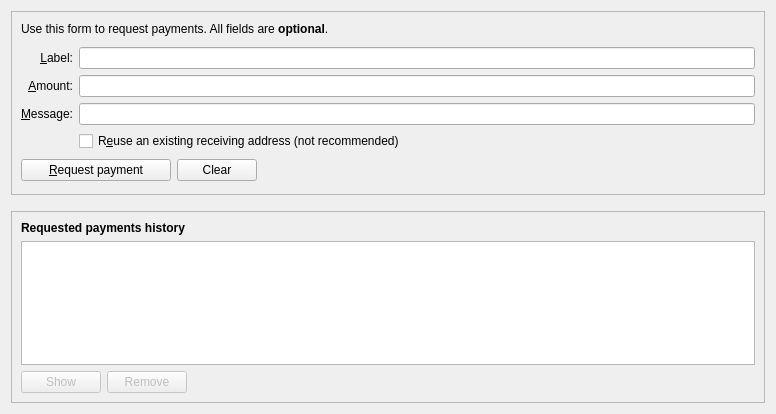
<?xml version="1.0" encoding="UTF-8"?>
<ui version="4.0">
 <class>ReceiveCoinsDialog</class>
 <widget class="QWidget" name="ReceiveCoinsDialog">
  <property name="geometry">
   <rect>
    <x>0</x>
    <y>0</y>
    <width>776</width>
    <height>414</height>
   </rect>
  </property>
  <layout class="QVBoxLayout" name="verticalLayout" stretch="0,0,1">
   <item>
    <widget class="QFrame" name="receiveDetailsFrame">
     <property name="sizePolicy">
      <sizepolicy hsizetype="Preferred" vsizetype="Expanding">
       <horstretch>0</horstretch>
       <verstretch>0</verstretch>
      </sizepolicy>
     </property>
     <property name="frameShape">
      <enum>QFrame::StyledPanel</enum>
     </property>
     <property name="frameShadow">
      <enum>QFrame::Sunken</enum>
     </property>
     <property name="lineWidth">
      <number>0</number>
     </property>
     <layout class="QVBoxLayout" name="verticalLayout_3">
      <item>
       <widget class="QFrame" name="frame">
        <property name="sizePolicy">
         <sizepolicy hsizetype="Expanding" vsizetype="Expanding">
          <horstretch>0</horstretch>
          <verstretch>0</verstretch>
         </sizepolicy>
        </property>
        <property name="minimumSize">
         <size>
          <width>0</width>
          <height>20</height>
         </size>
        </property>
        <property name="frameShape">
         <enum>QFrame::NoFrame</enum>
        </property>
        <property name="frameShadow">
         <enum>QFrame::Raised</enum>
        </property>
        <property name="lineWidth">
         <number>0</number>
        </property>
        <widget class="QLabel" name="label_5">
         <property name="geometry">
          <rect>
           <x>0</x>
           <y>0</y>
           <width>666</width>
           <height>17</height>
          </rect>
         </property>
         <property name="sizePolicy">
          <sizepolicy hsizetype="Expanding" vsizetype="Expanding">
           <horstretch>0</horstretch>
           <verstretch>0</verstretch>
          </sizepolicy>
         </property>
         <property name="text">
          <string>Use this form to request payments. All fields are &lt;b&gt;optional&lt;/b&gt;.</string>
         </property>
        </widget>
       </widget>
      </item>
      <item>
       <layout class="QGridLayout" name="gridLayout">
        <item row="2" column="0">
         <widget class="QLabel" name="label_2">
          <property name="toolTip">
           <string>An optional label to associate with the new receiving address.</string>
          </property>
          <property name="text">
           <string>&amp;Label:</string>
          </property>
          <property name="alignment">
           <set>Qt::AlignRight|Qt::AlignTrailing|Qt::AlignVCenter</set>
          </property>
          <property name="buddy">
           <cstring>reqLabel</cstring>
          </property>
         </widget>
        </item>
        <item row="5" column="2">
         <widget class="QCheckBox" name="reuseAddress">
          <property name="toolTip">
           <string>Reuse one of the previously used receiving addresses. Reusing addresses has security and privacy issues. Do not use this unless re-generating a payment request made before.</string>
          </property>
          <property name="text">
           <string>R&amp;euse an existing receiving address (not recommended)</string>
          </property>
         </widget>
        </item>
        <item row="4" column="2">
         <widget class="QLineEdit" name="reqMessage">
          <property name="toolTip">
           <string>An optional message to attach to the payment request, which will be displayed when the request is opened. Note: The message will not be sent with the payment over the Unitus network.</string>
          </property>
         </widget>
        </item>
        <item row="3" column="2">
         <widget class="BitcoinAmountField" name="reqAmount">
          <property name="minimumSize">
           <size>
            <width>80</width>
            <height>0</height>
           </size>
          </property>
          <property name="toolTip">
           <string>An optional amount to request. Leave this empty or zero to not request a specific amount.</string>
          </property>
         </widget>
        </item>
        <item row="2" column="2">
         <widget class="QLineEdit" name="reqLabel">
          <property name="toolTip">
           <string>An optional label to associate with the new receiving address.</string>
          </property>
         </widget>
        </item>
        <item row="5" column="0">
         <widget class="QLabel" name="label_4">
          <property name="text">
           <string/>
          </property>
         </widget>
        </item>
        <item row="3" column="0">
         <widget class="QLabel" name="label">
          <property name="toolTip">
           <string>An optional amount to request. Leave this empty or zero to not request a specific amount.</string>
          </property>
          <property name="text">
           <string>&amp;Amount:</string>
          </property>
          <property name="alignment">
           <set>Qt::AlignRight|Qt::AlignTrailing|Qt::AlignVCenter</set>
          </property>
          <property name="buddy">
           <cstring>reqAmount</cstring>
          </property>
         </widget>
        </item>
        <item row="4" column="0">
         <widget class="QLabel" name="label_3">
          <property name="toolTip">
           <string>An optional message to attach to the payment request, which will be displayed when the request is opened. Note: The message will not be sent with the payment over the Unitus network.</string>
          </property>
          <property name="text">
           <string>&amp;Message:</string>
          </property>
          <property name="alignment">
           <set>Qt::AlignRight|Qt::AlignTrailing|Qt::AlignVCenter</set>
          </property>
          <property name="buddy">
           <cstring>reqMessage</cstring>
          </property>
         </widget>
        </item>
       </layout>
      </item>
      <item>
       <widget class="QFrame" name="frame_2">
        <property name="enabled">
         <bool>true</bool>
        </property>
        <property name="sizePolicy">
         <sizepolicy hsizetype="Expanding" vsizetype="MinimumExpanding">
          <horstretch>0</horstretch>
          <verstretch>0</verstretch>
         </sizepolicy>
        </property>
        <property name="minimumSize">
         <size>
          <width>0</width>
          <height>28</height>
         </size>
        </property>
        <property name="frameShape">
         <enum>QFrame::NoFrame</enum>
        </property>
        <property name="frameShadow">
         <enum>QFrame::Raised</enum>
        </property>
        <property name="lineWidth">
         <number>0</number>
        </property>
        <widget class="QWidget" name="layoutWidget">
         <property name="geometry">
          <rect>
           <x>0</x>
           <y>0</y>
           <width>284</width>
           <height>27</height>
          </rect>
         </property>
         <layout class="QHBoxLayout" name="horizontalLayout">
          <item>
           <widget class="QPushButton" name="receiveButton">
            <property name="minimumSize">
             <size>
              <width>150</width>
              <height>0</height>
             </size>
            </property>
            <property name="text">
             <string>&amp;Request payment</string>
            </property>
            <property name="icon">
             <iconset resource="../bitcoin.qrc">
              <normaloff>:/icons/receiving_addresses</normaloff>:/icons/receiving_addresses</iconset>
            </property>
           </widget>
          </item>
          <item>
           <widget class="QPushButton" name="clearButton">
            <property name="sizePolicy">
             <sizepolicy hsizetype="Minimum" vsizetype="Fixed">
              <horstretch>0</horstretch>
              <verstretch>0</verstretch>
             </sizepolicy>
            </property>
            <property name="toolTip">
             <string>Clear all fields of the form.</string>
            </property>
            <property name="text">
             <string>Clear</string>
            </property>
            <property name="icon">
             <iconset resource="../bitcoin.qrc">
              <normaloff>:/icons/remove</normaloff>:/icons/remove</iconset>
            </property>
            <property name="autoDefault">
             <bool>false</bool>
            </property>
           </widget>
          </item>
          <item>
           <spacer name="horizontalSpacer">
            <property name="orientation">
             <enum>Qt::Horizontal</enum>
            </property>
            <property name="sizeHint" stdset="0">
             <size>
              <width>40</width>
              <height>20</height>
             </size>
            </property>
           </spacer>
          </item>
         </layout>
        </widget>
       </widget>
      </item>
     </layout>
    </widget>
   </item>
   <item>
    <spacer name="verticalSpacer_2">
     <property name="orientation">
      <enum>Qt::Vertical</enum>
     </property>
     <property name="sizeHint" stdset="0">
      <size>
       <width>20</width>
       <height>10</height>
      </size>
     </property>
    </spacer>
   </item>
   <item>
    <widget class="QFrame" name="requestedPaymentsFrame">
     <property name="sizePolicy">
      <sizepolicy hsizetype="Preferred" vsizetype="Expanding">
       <horstretch>0</horstretch>
       <verstretch>0</verstretch>
      </sizepolicy>
     </property>
     <property name="frameShape">
      <enum>QFrame::StyledPanel</enum>
     </property>
     <property name="frameShadow">
      <enum>QFrame::Raised</enum>
     </property>
     <layout class="QVBoxLayout" name="verticalLayout_2">
      <item>
       <widget class="QLabel" name="label_6">
        <property name="font">
         <font>
          <weight>75</weight>
          <bold>true</bold>
         </font>
        </property>
        <property name="text">
         <string>Requested payments history</string>
        </property>
       </widget>
      </item>
      <item>
       <widget class="QTableView" name="recentRequestsView">
        <property name="contextMenuPolicy">
         <enum>Qt::CustomContextMenu</enum>
        </property>
        <property name="tabKeyNavigation">
         <bool>false</bool>
        </property>
        <property name="sortingEnabled">
         <bool>true</bool>
        </property>
       </widget>
      </item>
      <item>
       <layout class="QHBoxLayout" name="horizontalLayout_2">
        <item>
         <widget class="QPushButton" name="showRequestButton">
          <property name="enabled">
           <bool>false</bool>
          </property>
          <property name="toolTip">
           <string>Show the selected request (does the same as double clicking an entry)</string>
          </property>
          <property name="text">
           <string>Show</string>
          </property>
          <property name="icon">
           <iconset resource="../bitcoin.qrc">
            <normaloff>:/icons/edit</normaloff>:/icons/edit</iconset>
          </property>
          <property name="autoDefault">
           <bool>false</bool>
          </property>
         </widget>
        </item>
        <item>
         <widget class="QPushButton" name="removeRequestButton">
          <property name="enabled">
           <bool>false</bool>
          </property>
          <property name="toolTip">
           <string>Remove the selected entries from the list</string>
          </property>
          <property name="text">
           <string>Remove</string>
          </property>
          <property name="icon">
           <iconset resource="../bitcoin.qrc">
            <normaloff>:/icons/remove</normaloff>:/icons/remove</iconset>
          </property>
          <property name="autoDefault">
           <bool>false</bool>
          </property>
         </widget>
        </item>
        <item>
         <spacer name="horizontalSpacer_2">
          <property name="orientation">
           <enum>Qt::Horizontal</enum>
          </property>
          <property name="sizeHint" stdset="0">
           <size>
            <width>40</width>
            <height>20</height>
           </size>
          </property>
         </spacer>
        </item>
       </layout>
      </item>
     </layout>
    </widget>
   </item>
  </layout>
 </widget>
 <customwidgets>
  <customwidget>
   <class>BitcoinAmountField</class>
   <extends>QLineEdit</extends>
   <header>bitcoinamountfield.h</header>
   <container>1</container>
  </customwidget>
 </customwidgets>
 <tabstops>
  <tabstop>reqLabel</tabstop>
  <tabstop>reqAmount</tabstop>
  <tabstop>reqMessage</tabstop>
  <tabstop>reuseAddress</tabstop>
  <tabstop>recentRequestsView</tabstop>
  <tabstop>showRequestButton</tabstop>
  <tabstop>removeRequestButton</tabstop>
 </tabstops>
 <resources>
  <include location="../bitcoin.qrc"/>
 </resources>
 <connections/>
</ui>
